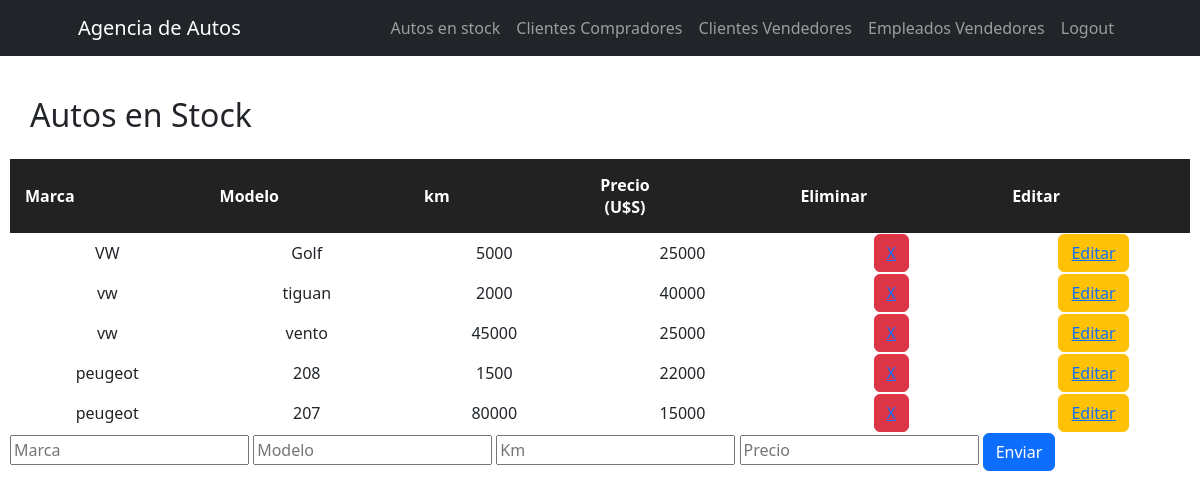
Before: /setAutosEnStock/ (signed in) with the older database file.
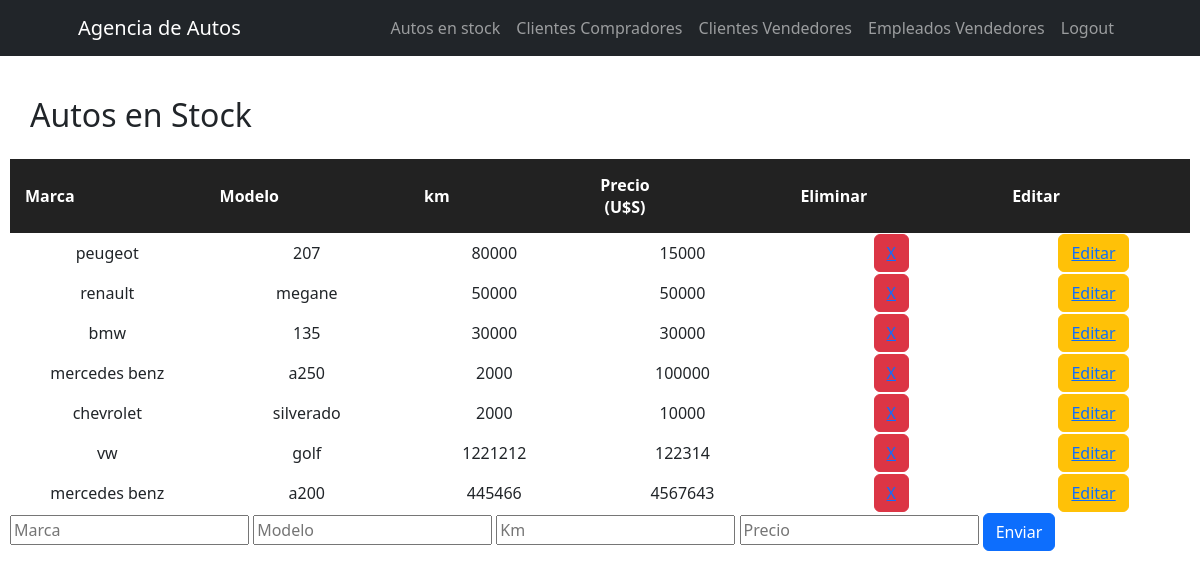
After: the same page with the newer database file.
### AgenciApp/models.py (models this page shows, shortened)
class autosEnStock(models.Model):
    marca = models.CharField(max_length=40)
    modelo = models.CharField(max_length=40)
    km = models.IntegerField()
    precio = models.IntegerField()

### AgenciApp/views.py (the view)
# urls.py: path('setAutosEnStock/', setAutosEnStock, name='setAutosEnStock'),
@login_required
def setAutosEnStock(request):
    Autos = autosEnStock.objects.all()
    if request.method == 'POST':
        auto = autosEnStock(marca=request.POST["marca"],modelo=request.POST["modelo"],km=request.POST["km"],precio=request.POST["precio"])
        auto.save()
        miFormulario = autosFormulario()
        return render(request, "AgenciApp/setAutosEnStock.html", {"miFormulario":miFormulario, "Autos":Autos})
    else:
        miFormulario = autosFormulario()
    return render(request, "AgenciApp/setAutosEnStock.html", {"miFormulario":miFormulario, "Autos":Autos})

### AgenciApp/forms.py
class autosFormulario(forms.Form):
    marca = forms.CharField()
    modelo = forms.CharField()
    km = forms.IntegerField()
    precio = forms.IntegerField()

### AgenciApp/templates/AgenciApp/setAutosEnStock.html (shortened to what this page needs)
<div>
    {% extends "AgenciApp/autosEnStock.html" %}
    {% load static %}
    {% block setAutosEnStock %}
        <form action="" method="post"> {% csrf_token %}
            <input placeholder="Marca" type = "text" name="marca" required>
            <input placeholder="Modelo" type = "text" name="modelo" required>
            <input placeholder="Km" type = "number" name="km" required>
            <input placeholder="Precio" type = "number" name="precio" required>
            <input class="btn btn-primary" type="submit" value="Enviar">
        </form>
    {% endblock %}

### AgenciApp/templates/AgenciApp/autosEnStock.html (shortened to what this page needs)
<div>
    {% extends "AgenciApp/inicio.html" %}
    {% load static %}
        {% block contenidoQueCambia %}
        <p class="tituloAutosEnStock">Autos en Stock</p>
        <table class="tablaAutosEnStock">
            <tr class="tituloTablaAutosEnStock">
                <th>Marca</th>
                <th>Modelo</th>
                <th>km</th>
                <th>Precio (U$S)</th>
                <th>Eliminar</th>
                <th>Editar</th>
            </tr>
                {% for Auto in Autos %}
                    <tr>
                        <td>{{Auto.marca}}</td>
                        <td>{{Auto.modelo}}</td>
                        <td>{{Auto.km}}</td>
                        <td>{{Auto.precio}}</td>
                        <td><button class="btn btn-danger btnEliminar"><a href="{% url 'eliminarAuto' Auto.marca Auto.modelo %}">X</a></button></td>
                        <td><button class="btn btn-warning btnEditar"><a href="{% url 'editarAuto' Auto.marca Auto.modelo %}">Editar</a></button></td>
                {% endfor %}
        </table>
        <div class="formSetAutosEnStock">
            {% block setAutosEnStock %}
            {% endblock %}
        </div>
        {% endblock %}

Changed rows visible on the page:
removed autosEnStock: marca "VW", modelo "Golf", km "5000", precio "25000"
removed autosEnStock: marca "vw", modelo "tiguan", km "2000", precio "40000"
removed autosEnStock: marca "vw", modelo "vento", km "45000", precio "25000"
removed autosEnStock: marca "peugeot", modelo "208", km "1500", precio "22000"
added autosEnStock: marca "renault", modelo "megane", km "50000", precio "50000"
added autosEnStock: marca "bmw", modelo "135", km "30000", precio "30000"
added autosEnStock: marca "mercedes benz", modelo "a250", km "2000", precio "100000"
added autosEnStock: marca "chevrolet", modelo "silverado", km "2000", precio "10000"
added autosEnStock: marca "vw", modelo "golf", km "1221212", precio "122314"
added autosEnStock: marca "mercedes benz", modelo "a200", km "445466", precio "4567643"
